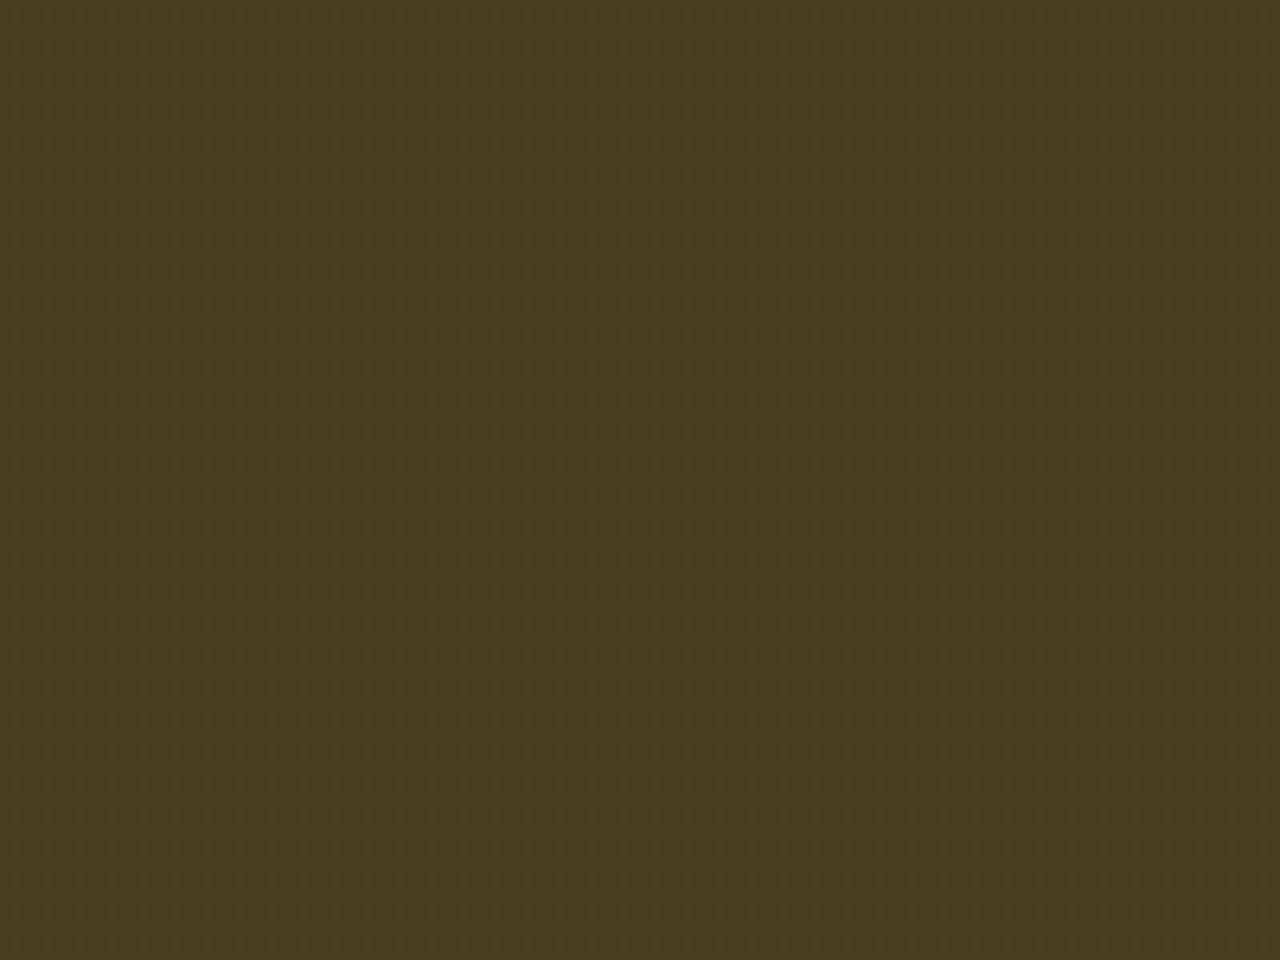

A 2D game scene composited from a Tiled map and its tileset images. What follows is a short description and the map's XML, with every tile layer's data as written:
An orthogonal 40x30 tile map with 32x32 px tiles, 1 tile layer (Tile Layer 1).

<map version="1.5" tiledversion="1.7.2" orientation="orthogonal" renderorder="right-down" width="40" height="30" tilewidth="32" tileheight="32" infinite="0" nextlayerid="2" nextobjectid="1">
 <tileset firstgid="1" source="tilesets/!CL_DEMO_32x32.tsx" />
 <layer id="1" name="Tile Layer 1" width="40" height="30">
  <data encoding="csv">
609,609,609,609,609,609,609,609,609,609,609,609,609,609,609,609,609,609,609,609,609,609,609,609,609,609,609,609,609,609,609,609,609,609,609,609,609,609,609,609,
609,609,609,609,609,609,609,609,609,609,609,609,609,609,609,609,609,609,609,609,609,609,609,609,609,609,609,609,609,609,609,609,609,609,609,609,609,609,609,609,
609,609,609,609,609,609,609,609,609,609,609,609,609,609,609,609,609,609,609,609,609,609,609,609,609,609,609,609,609,609,609,609,609,609,609,609,609,609,609,609,
609,609,609,609,609,609,609,609,609,609,609,609,609,609,609,609,609,609,609,609,609,609,609,609,609,609,609,609,609,609,609,609,609,609,609,609,609,609,609,609,
609,609,609,609,609,609,609,609,609,609,609,609,609,609,609,609,609,609,609,609,609,609,609,609,609,609,609,609,609,609,609,609,609,609,609,609,609,609,609,609,
609,609,609,609,609,609,609,609,609,609,609,609,609,609,609,609,609,609,609,609,609,609,609,609,609,609,609,609,609,609,609,609,609,609,609,609,609,609,609,609,
609,609,609,609,609,609,609,609,609,609,609,609,609,609,609,609,609,609,609,609,609,609,609,609,609,609,609,609,609,609,609,609,609,609,609,609,609,609,609,609,
609,609,609,609,609,609,609,609,609,609,609,609,609,609,609,609,609,609,609,609,609,609,609,609,609,609,609,609,609,609,609,609,609,609,609,609,609,609,609,609,
609,609,609,609,609,609,609,609,609,609,609,609,609,609,609,609,609,609,609,609,609,609,609,609,609,609,609,609,609,609,609,609,609,609,609,609,609,609,609,609,
609,609,609,609,609,609,609,609,609,609,609,609,609,609,609,609,609,609,609,609,609,609,609,609,609,609,609,609,609,609,609,609,609,609,609,609,609,609,609,609,
609,609,609,609,609,609,609,609,609,609,609,609,609,609,609,609,609,609,609,609,609,609,609,609,609,609,609,609,609,609,609,609,609,609,609,609,609,609,609,609,
609,609,609,609,609,609,609,609,609,609,609,609,609,609,609,609,609,609,609,609,609,609,609,609,609,609,609,609,609,609,609,609,609,609,609,609,609,609,609,609,
609,609,609,609,609,609,609,609,609,609,609,609,609,609,609,609,609,609,609,609,609,609,609,609,609,609,609,609,609,609,609,609,609,609,609,609,609,609,609,609,
609,609,609,609,609,609,609,609,609,609,609,609,609,609,609,609,609,609,609,609,609,609,609,609,609,609,609,609,609,609,609,609,609,609,609,609,609,609,609,609,
609,609,609,609,609,609,609,609,609,609,609,609,609,609,609,609,609,609,609,609,609,609,609,609,609,609,609,609,609,609,609,609,609,609,609,609,609,609,609,609,
609,609,609,609,609,609,609,609,609,609,609,609,609,609,609,609,609,609,609,609,609,609,609,609,609,609,609,609,609,609,609,609,609,609,609,609,609,609,609,609,
609,609,609,609,609,609,609,609,609,609,609,609,609,609,609,609,609,609,609,609,609,609,609,609,609,609,609,609,609,609,609,609,609,609,609,609,609,609,609,609,
609,609,609,609,609,609,609,609,609,609,609,609,609,609,609,609,609,609,609,609,609,609,609,609,609,609,609,609,609,609,609,609,609,609,609,609,609,609,609,609,
609,609,609,609,609,609,609,609,609,609,609,609,609,609,609,609,609,609,609,609,609,609,609,609,609,609,609,609,609,609,609,609,609,609,609,609,609,609,609,609,
609,609,609,609,609,609,609,609,609,609,609,609,609,609,609,609,609,609,609,609,609,609,609,609,609,609,609,609,609,609,609,609,609,609,609,609,609,609,609,609,
609,609,609,609,609,609,609,609,609,609,609,609,609,609,609,609,609,609,609,609,609,609,609,609,609,609,609,609,609,609,609,609,609,609,609,609,609,609,609,609,
609,609,609,609,609,609,609,609,609,609,609,609,609,609,609,609,609,609,609,609,609,609,609,609,609,609,609,609,609,609,609,609,609,609,609,609,609,609,609,609,
609,609,609,609,609,609,609,609,609,609,609,609,609,609,609,609,609,609,609,609,609,609,609,609,609,609,609,609,609,609,609,609,609,609,609,609,609,609,609,609,
609,609,609,609,609,609,609,609,609,609,609,609,609,609,609,609,609,609,609,609,609,609,609,609,609,609,609,609,609,609,609,609,609,609,609,609,609,609,609,609,
609,609,609,609,609,609,609,609,609,609,609,609,609,609,609,609,609,609,609,609,609,609,609,609,609,609,609,609,609,609,609,609,609,609,609,609,609,609,609,609,
609,609,609,609,609,609,609,609,609,609,609,609,609,609,609,609,609,609,609,609,609,609,609,609,609,609,609,609,609,609,609,609,609,609,609,609,609,609,609,609,
609,609,609,609,609,609,609,609,609,609,609,609,609,609,609,609,609,609,609,609,609,609,609,609,609,609,609,609,609,609,609,609,609,609,609,609,609,609,609,609,
609,609,609,609,609,609,609,609,609,609,609,609,609,609,609,609,609,609,609,609,609,609,609,609,609,609,609,609,609,609,609,609,609,609,609,609,609,609,609,609,
609,609,609,609,609,609,609,609,609,609,609,609,609,609,609,609,609,609,609,609,609,609,609,609,609,609,609,609,609,609,609,609,609,609,609,609,609,609,609,609,
609,609,609,609,609,609,609,609,609,609,609,609,609,609,609,609,609,609,609,609,609,609,609,609,609,609,609,609,609,609,609,609,609,609,609,609,609,609,609,609
</data>
 </layer>
</map>
